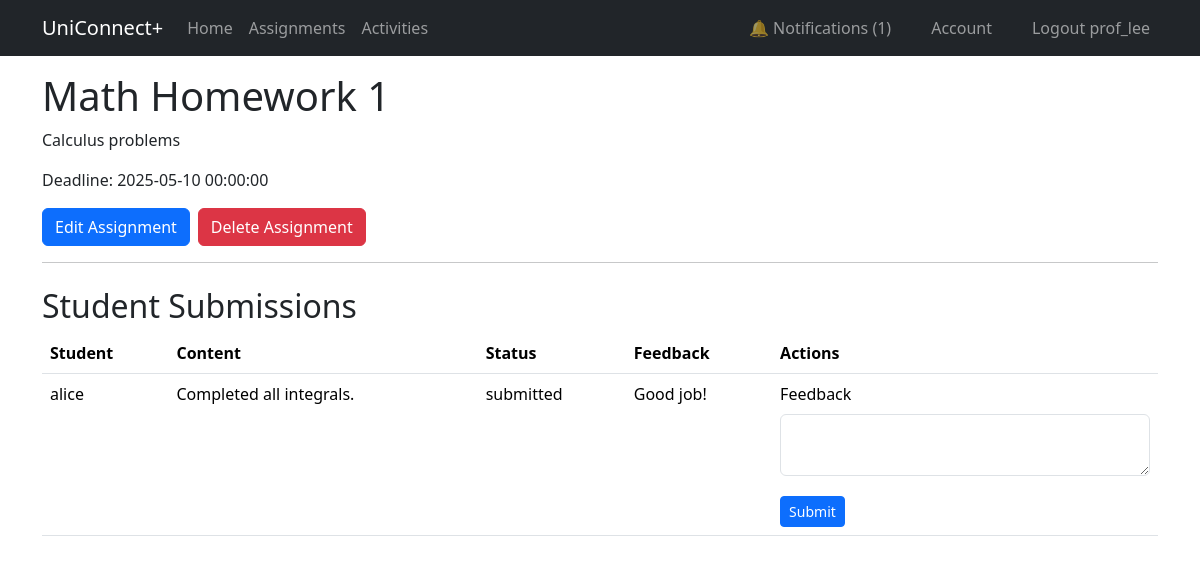
/assignment/1 (signed in), run on the app's committed database.
### app/models.py (models this page shows, shortened)
@dataclass
class User(UserMixin, db.Model):
    __tablename__ = 'user'
    id: so.Mapped[int] = so.mapped_column(primary_key=True)
    username: so.Mapped[str] = so.mapped_column(sa.String(64), unique=True, index=True)
    email: so.Mapped[str] = so.mapped_column(sa.String(120), unique=True, index=True)
    password_hash: so.Mapped[Optional[str]] = so.mapped_column(sa.String(256))
    role: so.Mapped[str] = so.mapped_column(sa.String(10), default="student")  # student, professor, admin
    submissions: so.Mapped[List['Submission']] = relationship(back_populates='student', cascade='all, delete-orphan')
    assignments: so.Mapped[List['Assignment']] = relationship(back_populates='professor', cascade='all, delete-orphan')
    activities_created: so.Mapped[List['Activity']] = relationship(back_populates='creator', cascade='all, delete-orphan')
    notifications: so.Mapped[List['Notification']] = relationship(back_populates='user', cascade='all, delete-orphan')
    participations: so.Mapped[List['Participant']] = relationship(back_populates='student', cascade='all, delete-orphan')

@dataclass
class Assignment(db.Model):
    __tablename__ = 'assignments'
    id: so.Mapped[int] = so.mapped_column(primary_key=True)
    title: so.Mapped[str] = so.mapped_column(sa.String(128))
    description: so.Mapped[str] = so.mapped_column(sa.Text)
    deadline:so.Mapped[str]=so.mapped_column(sa.DateTime)
    professor_id: so.Mapped[int] = so.mapped_column(ForeignKey('user.id'))
    professor: so.Mapped['User'] = relationship(back_populates='assignments')
    submissions: so.Mapped[List['Submission']] = relationship(back_populates='assignment', cascade='all, delete-orphan')

@dataclass
class Submission(db.Model):
    __tablename__ = 'submissions'
    id: so.Mapped[int] = so.mapped_column(primary_key=True)
    assignment_id: so.Mapped[int] = so.mapped_column(ForeignKey('assignments.id'))
    student_id: so.Mapped[int] = so.mapped_column(ForeignKey('user.id'))
    status: so.Mapped[str] = so.mapped_column(sa.String(20))
    content: so.Mapped[str] = so.mapped_column(sa.Text)
    feedback: so.Mapped[Optional[str]] = so.mapped_column(sa.Text)
    assignment: so.Mapped['Assignment'] = relationship(back_populates='submissions')
    student: so.Mapped['User'] = relationship(back_populates='submissions')

### app/views.py (the view, shortened to what this page needs)
@app.route('/assignment/<int:assignment_id>', methods=['GET', 'POST'])
@login_required
def assignment_detail(assignment_id):
    assignment = db.session.get(Assignment, assignment_id)
    if not assignment:
        flash("Assignment not found", "danger")
        return redirect(url_for('assignments'))
    submission = db.session.scalar(
        db.select(Submission).where(
            (Submission.assignment_id == assignment.id) &
            (Submission.student_id == current_user.id)
        )
    ) if current_user.role == 'student' else None
    submission_form = SubmissionForm()
    feedback_form = FeedbackForm()
    choose_form = ChooseForm()
    return render_template('assignment_detail.html',
                           title='Assignment Detail',
                           assignment=assignment,
                           submission=submission,
                           submission_form=submission_form,
                           feedback_form=feedback_form,
                           choose_form=choose_form)

### app/forms.py
class SubmissionForm(FlaskForm):
    content = TextAreaField('Your Answer', validators=[
        DataRequired(message="Content cannot be empty."),
        Length(min=10, max=500, message="Answer must be between 10 and 500 characters.")
    ])
    edit = HiddenField(default='')
    submit = SubmitField('Submit Assignment')
    update = SubmitField('Update Submission')

class FeedbackForm(FlaskForm):
    choice = HiddenField(validators=[DataRequired()])
    feedback = TextAreaField('Feedback', validators=[
        DataRequired(message="Feedback cannot be empty."),
        Length(min=5, max=300)
    ])
    submit = SubmitField('Submit Feedback')

### app/__init__.py (called while the page is built)
@app.context_processor
def inject_unread_count():
    if current_user.is_authenticated:
        count = Notification.query.filter_by(user_id=current_user.id, is_read=False).count()
    else:
        count = 0
    return dict(unread_count=count)

### app/models.py (called while the page is built)
@login.user_loader
def load_user(id):
    return db.session.get(User, int(id))

### app/templates/assignment_detail.html (shortened to what this page needs)
{% extends "base.html" %}
{% import "bootstrap_wtf.html" as wtf %}
{% block content %}
<h1>{{ assignment.title }}</h1>
<p>{{ assignment.description }}</p>
<p>Deadline: {{ assignment.deadline }}</p>
{% if current_user.is_authenticated and current_user.id == assignment.professor_id %}
    <div class="d-flex mb-3">
        <a class="btn btn-primary me-2" href="{{ url_for('edit_assignment', assignment_id=assignment.id) }}">
            Edit Assignment
        </a>
        <form action="{{ url_for('delete_assignment', assignment_id=assignment.id) }}" method="post">
            <button type="submit" class="btn btn-danger me-2" onclick="return confirm('Are you sure you want to delete this assignment?');">
                Delete Assignment
            </button>
        </form>
    </div>
    {% endif %}
<hr>
{% if current_user.role == 'professor' %}
    <h2 class="mt-4">Student Submissions</h2>
    <table class="table">
        <thead>
            <tr>
                <th>Student</th>
                <th>Content</th>
                <th>Status</th>
                <th>Feedback</th>
                <th>Actions</th>
            </tr>
        </thead>
        <tbody>
        {% for sub in assignment.submissions %}
            <tr>
                <td>{{ sub.student.username }}</td>
                <td>{{ sub.content }}</td>
                <td>{{ sub.status }}</td>
                <td>{{ sub.feedback or '' }}</td>
                <td>
                    <form method="post" action="{{ url_for('give_feedback') }}">
                        {{ wtf.form_field(feedback_form.feedback, autofocus=false) }}
                        <button type="submit" class="btn btn-sm btn-primary mt-1">Submit</button>
                    </form>
                </td>
            </tr>
        {% endfor %}
        </tbody>
    </table>
{% endif %}
{% endblock %}

### app/templates/base.html (shortened to what this page needs)
<!doctype html>
<html lang="en">
<head>
    <link
        href="https://cdn.jsdelivr.net/npm/bootstrap@5.3.3/dist/css/bootstrap.min.css"
        rel="stylesheet"
>
    <link rel="stylesheet" href="https://cdn.jsdelivr.net/npm/bootstrap-icons@1.11.3/font/bootstrap-icons.min.css">
</head>
<body>
<nav class="navbar navbar-expand-sm bg-dark" data-bs-theme="dark">
    <div class="container">
        <a class="navbar-brand" href="{{ url_for('home') }}">UniConnect+</a>
        <div class="collapse navbar-collapse" id="navbarSupportedContent">
            <ul class="navbar-nav me-auto mb-2 mb-lg-0">
                <li class="nav-item">
                    <a class="nav-link" aria-current="page" href="{{ url_for('home') }}">Home</a>
                </li>
                {% if current_user.is_authenticated %}
                         <li class="nav-item">
                            <a class="nav-link" href="{{ url_for('assignments') }}">Assignments</a>
                        </li>
                        <li class="nav-item">
                            <a class="nav-link" href="{{ url_for('activities') }}">Activities</a>
                        </li>
                {% endif %}
            </ul>
            <ul class="navbar-nav gap-4 ms-auto">
                {% if not current_user.is_authenticated %}
                    <li class="nav-item">
                        <a class="nav-link" href="{{ url_for('login') }}">Login</a>
                    </li>
                    <li class="nav-item">
                        <a class="nav-link" href="{{ url_for('student_register') }}">Student Register</a>
                    </li>
                {% else %}
                    <li class="nav-item">
                        <a class="nav-link" href="{{ url_for('notifications') }}">
                            🔔 Notifications
                            {% if unread_count and unread_count > 0 %}
                                ({{ unread_count }})
                            {% endif %}
                        </a>
                    </li>
                    <li class="nav-item">
                        <a class="nav-link" href="{{ url_for('account') }}">Account</a>
                    </li>
                    <li class="nav-item">
                        <a class="nav-link" href="{{ url_for('logout') }}">Logout {{ current_user.username }}</a>
                    </li>
                {% endif %}
            </ul>
        </div>
    </div>
</nav>
<div class="container">
    {% block content %}{% endblock content %}
</div>
</body>
</html>

### app/templates/bootstrap_wtf.html (shortened to what this page needs)
{% macro form_field(field, autofocus) %}
  {%- if field.type == 'BooleanField' %}
  <div class="form-check mb-3">
    {{ field(class='form-check-input') }}
    {{ field.label(class='form-check-label') }}
  </div>
  {%- elif field.type == 'SelectField' %}
    {{ field.label(class='form-label') }}
    {{ field(class='form-select mb-3' + (' is-invalid' if field.errors else '')) }}
    {%- for error in field.errors %}
    <div class="invalid-feedback">{{ error }}</div>
    {%- endfor %}
  {%- elif field.type == 'TextAreaField' %}
  <div class="mb-3">
    {{ field.label(class='form-label') }}
    {% if autofocus %}
      {{ field(class='form-control' + (' is-invalid' if field.errors else ''), autofocus=True) }}
    {% else %}
      {{ field(class='form-control' + (' is-invalid' if field.errors else '')) }}
    {% endif %}
  </div>
  {%- elif field.type == 'SubmitField' %}
  {{ field(class='btn btn-primary mb-3') }}
  {%- endif %}
{% endmacro %}

### data on the page
User: username "prof_lee"
Assignment: title "Math Homework 1", description "Calculus problems", deadline "2025-05-10 00:00:00"
Submission: student.username "alice", content "Completed all integrals.", status "submitted", feedback "Good job!", label "Feedback"

### other printed values
{{ unread_count }} "1"
